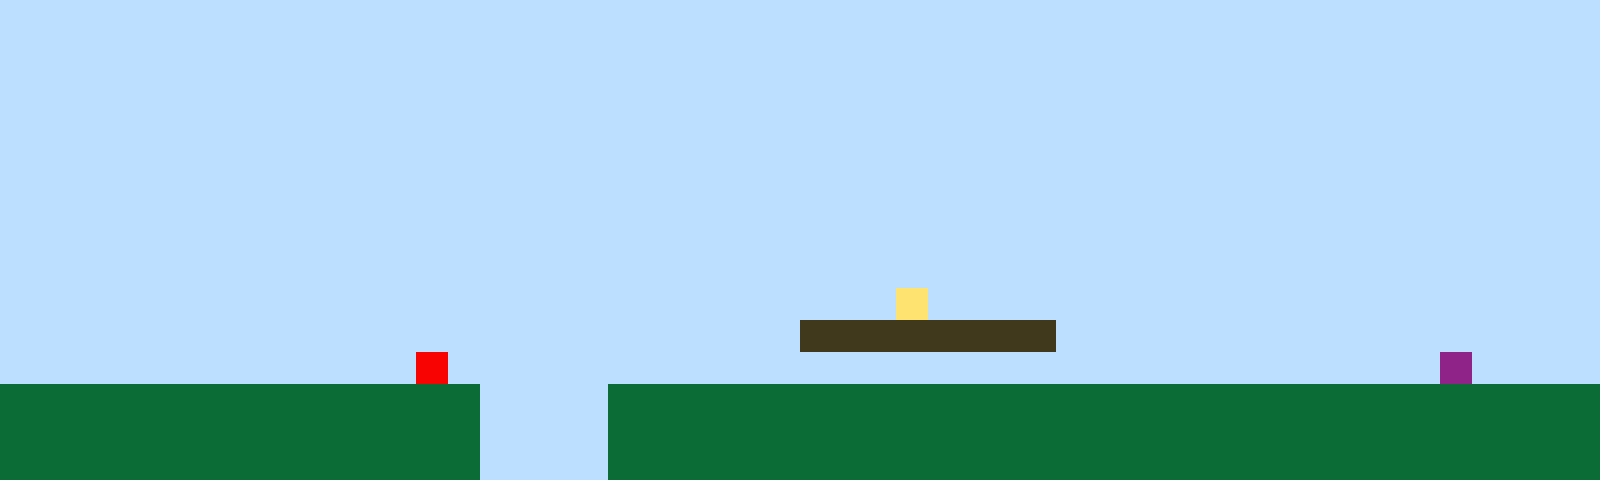

Below is a game level as drawn by its tile map, then a one-line description and the .tmx file that defines it, in full:
An orthogonal 50x15 tile map with 32x32 px tiles, 1 tile layer (Tile Layer 1).

<map version="1.10" tiledversion="1.11.2" orientation="orthogonal" renderorder="right-up" width="50" height="15" tilewidth="32" tileheight="32" infinite="0" nextlayerid="2" nextobjectid="1"><editorsettings><export target="map1.csv" format="csv" /></editorsettings><tileset firstgid="1" name="sprites" tilewidth="32" tileheight="32" tilecount="6" columns="3"><image source="sprites.png" width="96" height="64" /></tileset><layer id="1" name="Tile Layer 1" width="50" height="15"><data encoding="csv">1,1,1,1,1,1,1,1,1,1,1,1,1,1,1,1,1,1,1,1,1,1,1,1,1,1,1,1,1,1,1,1,1,1,1,1,1,1,1,1,1,1,1,1,1,1,1,1,1,1,1,1,1,1,1,1,1,1,1,1,1,1,1,1,1,1,1,1,1,1,1,1,1,1,1,1,1,1,1,1,1,1,1,1,1,1,1,1,1,1,1,1,1,1,1,1,1,1,1,1,1,1,1,1,1,1,1,1,1,1,1,1,1,1,1,1,1,1,1,1,1,1,1,1,1,1,1,1,1,1,1,1,1,1,1,1,1,1,1,1,1,1,1,1,1,1,1,1,1,1,1,1,1,1,1,1,1,1,1,1,1,1,1,1,1,1,1,1,1,1,1,1,1,1,1,1,1,1,1,1,1,1,1,1,1,1,1,1,1,1,1,1,1,1,1,1,1,1,1,1,1,1,1,1,1,1,1,1,1,1,1,1,1,1,1,1,1,1,1,1,1,1,1,1,1,1,1,1,1,1,1,1,1,1,1,1,1,1,1,1,1,1,1,1,1,1,1,1,1,1,1,1,1,1,1,1,1,1,1,1,1,1,1,1,1,1,1,1,1,1,1,1,1,1,1,1,1,1,1,1,1,1,1,1,1,1,1,1,1,1,1,1,1,1,1,1,1,1,1,1,1,1,1,1,1,1,1,1,1,1,1,1,1,1,1,1,1,1,1,1,1,1,1,1,1,1,1,1,1,1,1,1,1,1,1,1,1,1,1,1,1,1,1,1,1,1,1,1,1,1,1,1,1,1,1,1,1,1,1,1,1,1,1,1,1,1,1,1,1,1,1,1,1,1,1,1,1,1,1,1,1,1,1,1,1,1,1,1,1,1,1,1,1,1,1,1,1,1,1,1,1,1,1,1,1,1,1,1,1,1,1,1,1,1,1,1,1,1,1,1,1,1,1,1,1,1,1,1,1,1,1,1,1,1,1,1,1,1,1,1,1,1,1,1,1,1,1,1,1,1,1,1,1,1,1,1,1,1,1,1,1,1,1,1,1,1,1,1,1,1,1,1,1,1,1,1,1,1,4,1,1,1,1,1,1,1,1,1,1,1,1,1,1,1,1,1,1,1,1,1,1,1,1,1,1,1,1,1,1,1,1,1,1,1,1,1,1,1,1,1,1,1,1,1,1,3,3,3,3,3,3,3,3,1,1,1,1,1,1,1,1,1,1,1,1,1,1,1,1,1,1,1,1,1,1,1,1,1,1,1,1,1,1,5,1,1,1,1,1,1,1,1,1,1,1,1,1,1,1,1,1,1,1,1,1,1,1,1,1,1,1,1,1,1,1,6,1,1,1,1,2,2,2,2,2,2,2,2,2,2,2,2,2,2,2,1,1,1,1,2,2,2,2,2,2,2,2,2,2,2,2,2,2,2,2,2,2,2,2,2,2,2,2,2,2,2,2,2,2,2,2,2,2,2,2,2,2,2,2,2,2,2,2,2,2,1,1,1,1,2,2,2,2,2,2,2,2,2,2,2,2,2,2,2,2,2,2,2,2,2,2,2,2,2,2,2,2,2,2,2,2,2,2,2,2,2,2,2,2,2,2,2,2,2,2,1,1,1,1,2,2,2,2,2,2,2,2,2,2,2,2,2,2,2,2,2,2,2,2,2,2,2,2,2,2,2,2,2,2,2</data></layer></map>
